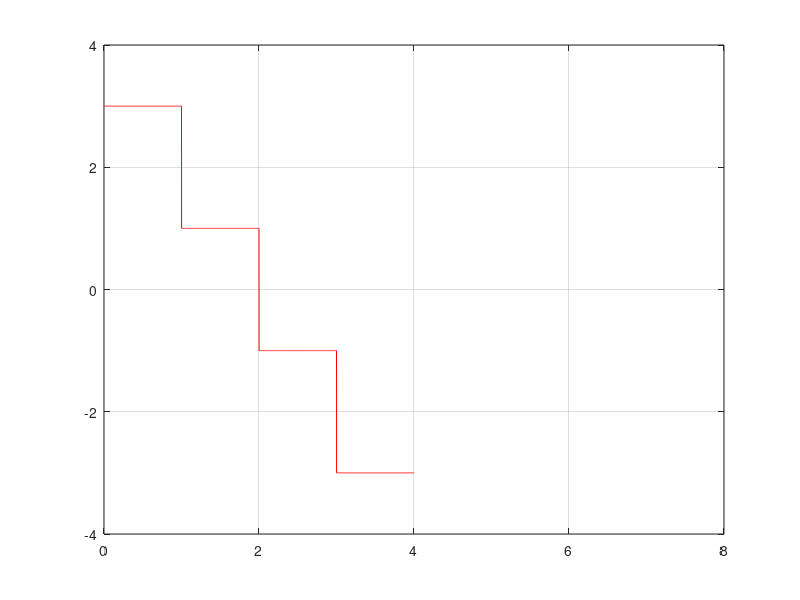

MATLAB code to generate this figure:
%unipolar 
clc;
clear;
signal = [0,1,0,1,1];
voltage_level = 5;

bit_diff = 1;
t = 0:0.01:length(signal);

for j =1:length(t)
    if t(j) < bit_diff;
        unipolar_signal(j) = signal(bit_diff)*voltage_level;
    else 
        unipolar_signal(j) = signal(bit_diff)*voltage_level;
        bit_diff = bit_diff + 1;     
    end   
end

plot(t,unipolar_signal,'g');

%demodulation

total_time = length(signal);
bit_rate = 1;
index = 1;
bit_points = (length(unipolar_signal)-1)/(total_time*bit_rate);
temp = bit_points;
voltage_l = 5;
for j =1:length(unipolar_signal)
    if j < temp
    else 
        demodulated_signal(index) = abs(unipolar_signal(j))/voltage_l;
        index=index+1;
        temp = temp + bit_points;
    end   
end

demodulated_signal
%% NRZ LEVEL

signal = [1,1,0,1,1];
voltage_level = 5

bit_diff = 1;
t = 0:0.01:length(signal);

for j =1:length(t)
    if(signal(bit_diff)==0)
            temp = -1;
    else temp = 1;
    end
    if t(j) < bit_diff;
        polar_signal(j) = temp*voltage_level;
    else 
        polar_signal(j) = temp*voltage_level;
        bit_diff = bit_diff + 1;     
    end   
end 


%plot

plot(t,polar_signal,'r');
grid on;
axis([0 length(signal) -6 6])

%% NRZ INVERSE

signal = [1,0,1,1,1];

%for i=1:5
    %signal(i)=input('');
    
%end
    

voltage_level = 5

temp=1;
bit_diff = 1;
t = 0:0.01:length(signal);

for j =1:length(t)

    if t(j) < bit_diff;
        polar_signal_inverse(j) = temp*voltage_level;
    else 
        polar_signal_inverse(j) = temp*voltage_level;
        
        if(bit_diff==length(signal))
            bit_diff = bit_diff-1;
        end
        bit_diff = bit_diff + 1; 
        
            
        if(signal(bit_diff)==1)
            temp = -temp;
         %else temp = 1;
         end
    end   
end 


%plot

plot(t,polar_signal_inverse,'r');
grid on;
axis([0 length(signal) -6 6])

%% Manchester

signal = [1,0,1,1,1];

%for i=1:5
    %signal(i)=input('');
    
%end
    

voltage_level = 5;

for i = 1:1:length(signal)
    if (signal(i)==0)
        temp_signal(i)= voltage_level;
    else 
        temp_signal(i)=-voltage_level;
    end
end



temp=1;
bit_diff = 1;
t = 0:0.01:length(signal);

for j =1:length(t)

    if t(j) < bit_diff;
        if t(j)> (bit_diff-0.5)
            polar_signal_manchester(j) =-temp_signal(bit_diff);
        else
            polar_signal_manchester(j) = temp_signal(bit_diff);
        end
    else 
        polar_signal_manchester(j) =-temp_signal(bit_diff);
        
        if(bit_diff==length(signal))
            bit_diff = bit_diff-1;
        end
        bit_diff = bit_diff + 1; 
        
            
        if(signal(bit_diff)==1)
            temp = -temp;
         %else temp = 1;
         end
    end   
end 


%plot

plot(t,polar_signal_manchester,'r');
grid on;
axis([0 length(signal) -6 6])


%% Return to Zero

signal = [1,0,1,1,1];

%for i=1:5
    %signal(i)=input('');
    
%end
    

voltage_level = 5;

for i = 1:1:length(signal)
    if (signal(i)==0)
        temp_signal(i)= -voltage_level;
    else 
        temp_signal(i)=voltage_level;
    end
end



temp=1;
bit_diff = 1;
t = 0:0.01:length(signal);

for j =1:length(t)

    if t(j) < bit_diff;
        if t(j)> (bit_diff-0.5)
            polar_signal_manchester(j) = 0;
        else
            polar_signal_manchester(j) = temp_signal(bit_diff);
        end
    else 
        polar_signal_manchester(j) = 0;
        
        if(bit_diff==length(signal))
            bit_diff = bit_diff-1;
        end
        bit_diff = bit_diff + 1; 
        
            
        if(signal(bit_diff)==1)
            temp = -temp;
         %else temp = 1;
         end
    end   
end 


%plot

plot(t,polar_signal_manchester,'r');
grid on;
axis([0 length(signal) -6 6])

%% Differential Manchester

signal = [0,1,0,1,1];

voltage_level = 5;

temp=1;
bit_diff = 1;
t = 0:0.01:length(signal);

for j =1:length(t)
    if(t(j)==0)
        if(signal(bit_diff)==0)
            voltage_level = -voltage_level;
        end
    end
        
    if t(j) < bit_diff;
        if t(j)> (bit_diff-0.5)
            polar_signal_manchester(j) =voltage_level;
        else
            polar_signal_manchester(j) =voltage_level;
            if(t(j)==bit_diff-0.5)
                voltage_level = -voltage_level;
            end
        end
    else 
        polar_signal_manchester(j) = voltage_level;
     
        if(bit_diff==length(signal))
            bit_diff = bit_diff-1;
            
        else
           if(signal(bit_diff+1)==0)
                 voltage_level = -voltage_level;
           
        end
            
        end
        bit_diff = bit_diff + 1; 
        
            
        if(signal(bit_diff)==1)
            temp = -temp;
         %else temp = 1;
         end
    end   
end 


%plot

plot(t,polar_signal_manchester,'r');
grid on;
axis([0 length(signal) -6 6])


%% AMI

signal = [1,0,1,1,1];  

voltage_level = 5;

temp=1;
bit_diff = 1;
t = 0:0.01:length(signal);

for j =1:length(t)

    if t(j) < bit_diff;
        if(signal(bit_diff)==1)
            signal_AMI(j) = voltage_level;
        end
        if(signal(bit_diff)==0)
            signal_AMI(j)= 0;
        end
    else 
        if(signal(bit_diff)==1)
            signal_AMI(j) = voltage_level;
            voltage_level = -voltage_level;
        end
        if(signal(bit_diff)==0)
            signal_AMI(j)= 0;
        end
        
        if(bit_diff==length(signal))
            bit_diff = bit_diff-1;
        end
        bit_diff = bit_diff + 1; 
    end   
end 


%plot

plot(t,signal_AMI,'r');
grid on;
axis([0 length(signal) -6 6])

%demodulation

total_time = length(signal);
bit_rate = 1;
index = 1;
bit_points = (length(signal_AMI)-1)/(total_time*bit_rate);
temp = bit_points;
voltage_l = 5;
for j =1:length(signal_AMI)
    if j < temp
    else 
        demodulated_signal(index) = abs(signal_AMI(j))/voltage_l;
        index=index+1;
        temp = temp + bit_points;
    end   
end

demodulated_signal

%% MLT-3

signal = [1,0,0,1,1,1,1];  

voltage_level = 5;
same_level = voltage_level;
opposite_level = - same_level;

check_nonzero_level=1;
bit_diff = 1;
t = 0:0.01:length(signal);

for j =1:length(t)

    if t(j) < bit_diff;
        if(signal(bit_diff)==0)
            if(check_nonzero_level==1)
               signal_MLT(j) = same_level;
            end
            if(check_nonzero_level==0)
               signal_MLT(j) = 0;
            end 
        end
        if(signal(bit_diff)==1)
            if(check_nonzero_level==1 && j==1)
                signal_MLT(j) = same_level;
            elseif(check_nonzero_level==1)
                signal_MLT(j) = 0;
            end
            if(check_nonzero_level==0)
                signal_MLT(j) = opposite_level;
            end
        
        end
    else 
        if(signal(bit_diff)==1)
            if(check_nonzero_level==0)
                signal_MLT(j) = opposite_level;
                same_level = opposite_level;
                opposite_level = -same_level;
                check_nonzero_level = 1;
            elseif(check_nonzero_level==1)
                signal_MLT(j) = 0;
                check_nonzero_level = 0;
            end 
        end  
        
        if(signal(bit_diff)==0)
            if(check_nonzero_level==1)
               signal_MLT(j) = same_level;
               opposite_level = -same_level;
            end
            if(check_nonzero_level==0)
               signal_MLT(j) = 0;
               %check_nonzero_level=0;
            end 
        end
        
        if(bit_diff==length(signal))
           % bit_diff = bit_diff-1;
        end
        bit_diff = bit_diff + 1; 
    end   
end 


%plot

plot(t,signal_MLT,'r');
grid on;
axis([0 length(signal) -6 6])

%demodulation

total_time = length(signal);
bit_rate = 1;
index = 1;
bit_points = (length(signal_MLT)-1)/(total_time*bit_rate);
temp = bit_points;
voltage_l = 5;
for j =1:length(signal_MLT)
    if j < temp
    elseif j==bit_points
        if (signal_MLT(1) == 0 && signal_MLT(bit_points)==0)
             demodulated_signal(1) = 0;
        elseif (signal_MLT(1) ~= 0 && signal_MLT(bit_points)==0)
             demodulated_signal(1) = 1;
        end
        index=index+1;
        temp = temp + bit_points;
    else 
        if (signal_MLT(j-bit_points) == 0 && signal_MLT(j) ~=0)
             demodulated_signal(index) = 1;
        elseif (signal_MLT(j-bit_points) ~= 0 && signal_MLT(j) ~=0)
             demodulated_signal(index) = 0;
        elseif (signal_MLT(j-bit_points) == 0 && signal_MLT(j) ==0)
             demodulated_signal(index) = 0;
        elseif (signal_MLT(j-bit_points) ~= 0 && signal_MLT(j)==0)
             demodulated_signal(index) = 1;
        end
        
        
        index=index+1;
        temp = temp + bit_points;
    end   
end

demodulated_signal
%% 2B1Q

signal = [1,0,1,1,0,1,0,0];  

zero_zero = -3;
zero_one = -1;
one_zero = 3;
one_one  = 1;

temp=1;
bit_diff = 1;
bit_duration = 0.5;
len = length(signal)/2;
t = 0:0.001:len;

for j =1:length(t)

    if t(j) < (bit_diff*bit_duration)+ bit_duration
        if(signal(bit_diff)==1 && signal(bit_diff+1)==1)
            signal_2blq(j) = one_one;
        end
        if(signal(bit_diff)==1 && signal(bit_diff+1)==0)
            signal_2blq(j) = one_zero;
        end
        if(signal(bit_diff)==0 && signal(bit_diff+1)==1)
            signal_2blq(j) = zero_one;
        end
        if(signal(bit_diff)==0 && signal(bit_diff+1)==0)
            signal_2blq(j) = zero_zero;
        end
    elseif t(j) == (bit_diff*bit_duration)+ bit_duration
        if(signal(bit_diff)==1 && signal(bit_diff+1)==1)
            signal_2blq(j) = one_one;
        end
        if(signal(bit_diff)==1 && signal(bit_diff+1)==0)
            signal_2blq(j) = one_zero;
        end
        if(signal(bit_diff)==0 && signal(bit_diff+1)==1)
            signal_2blq(j) = zero_one;
        end
        if(signal(bit_diff)==0 && signal(bit_diff+1)==0)
            signal_2blq(j) = zero_zero;
        end
        bit_diff = bit_diff + 2; 
    end
end 

%plot

plot(t,signal_2blq,'r');
grid on;
axis([0 length(signal) -4 4])


%demodulation

zero_zero = -3;
zero_one = -1;
one_zero = 3;
one_one  = 1;

total_time = length(signal);
index=1;
bit_rate = 1;
bit_duration = 0.5;
bit_points = (length(signal_2blq)-1)/(total_time*bit_rate*bit_duration);
temp = bit_points;
for j =1:length(signal_2blq)
    if j < temp
    else 
        if signal_2blq(j)==zero_zero
            demodulated_signal(index) = 0;
            demodulated_signal(index+1) =0;
        end
        if signal_2blq(j)==one_zero
            demodulated_signal(index) = 1;
            demodulated_signal(index+1) =0;
        end
        if signal_2blq(j)==zero_one
            demodulated_signal(index) = 0;
            demodulated_signal(index+1) =1;
        end
        if signal_2blq(j)==one_one
            demodulated_signal(index) = 1;
            demodulated_signal(index+1) =1;
        end
        
        
        index=index+2;
        temp = temp + bit_points;
    end   
end

demodulated_signal